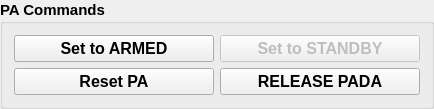
      <widget class="QGroupBox" name="groupBox_10">
       <property name="minimumSize">
        <size>
         <width>0</width>
         <height>100</height>
        </size>
       </property>
       <property name="font">
        <font>
         <pointsize>11</pointsize>
         <bold>true</bold>
        </font>
       </property>
       <property name="title">
        <string>PA Commands</string>
       </property>
       <layout class="QGridLayout" name="gridLayout_19">
        <item row="1" column="0">
         <widget class="QPushButton" name="resetPA_PB">
          <property name="minimumSize">
           <size>
            <width>200</width>
            <height>0</height>
           </size>
          </property>
          <property name="maximumSize">
           <size>
            <width>200</width>
            <height>16777215</height>
           </size>
          </property>
          <property name="font">
           <font>
            <pointsize>12</pointsize>
            <bold>true</bold>
           </font>
          </property>
          <property name="styleSheet">
           <string notr="true"/>
          </property>
          <property name="text">
           <string>Reset PA</string>
          </property>
         </widget>
        </item>
        <item row="0" column="0">
         <widget class="QPushButton" name="armPA_PB">
          <property name="minimumSize">
           <size>
            <width>200</width>
            <height>0</height>
           </size>
          </property>
          <property name="maximumSize">
           <size>
            <width>200</width>
            <height>16777215</height>
           </size>
          </property>
          <property name="font">
           <font>
            <pointsize>12</pointsize>
            <bold>true</bold>
           </font>
          </property>
          <property name="styleSheet">
           <string notr="true"/>
          </property>
          <property name="text">
           <string>Set to ARMED</string>
          </property>
         </widget>
        </item>
        <item row="0" column="1">
         <widget class="QPushButton" name="stdbPA_PB">
          <property name="enabled">
           <bool>false</bool>
          </property>
          <property name="minimumSize">
           <size>
            <width>200</width>
            <height>0</height>
           </size>
          </property>
          <property name="maximumSize">
           <size>
            <width>200</width>
            <height>16777215</height>
           </size>
          </property>
          <property name="font">
           <font>
            <pointsize>12</pointsize>
            <bold>true</bold>
           </font>
          </property>
          <property name="styleSheet">
           <string notr="true"/>
          </property>
          <property name="text">
           <string>Set to STANDBY</string>
          </property>
         </widget>
        </item>
        <item row="1" column="1">
         <widget class="QPushButton" name="releasePADA_PB">
          <property name="minimumSize">
           <size>
            <width>200</width>
            <height>0</height>
           </size>
          </property>
          <property name="maximumSize">
           <size>
            <width>200</width>
            <height>16777215</height>
           </size>
          </property>
          <property name="font">
           <font>
            <pointsize>12</pointsize>
            <bold>true</bold>
           </font>
          </property>
          <property name="styleSheet">
           <string notr="true"/>
          </property>
          <property name="text">
           <string>RELEASE PADA</string>
          </property>
         </widget>
        </item>
       </layout>
      </widget>
